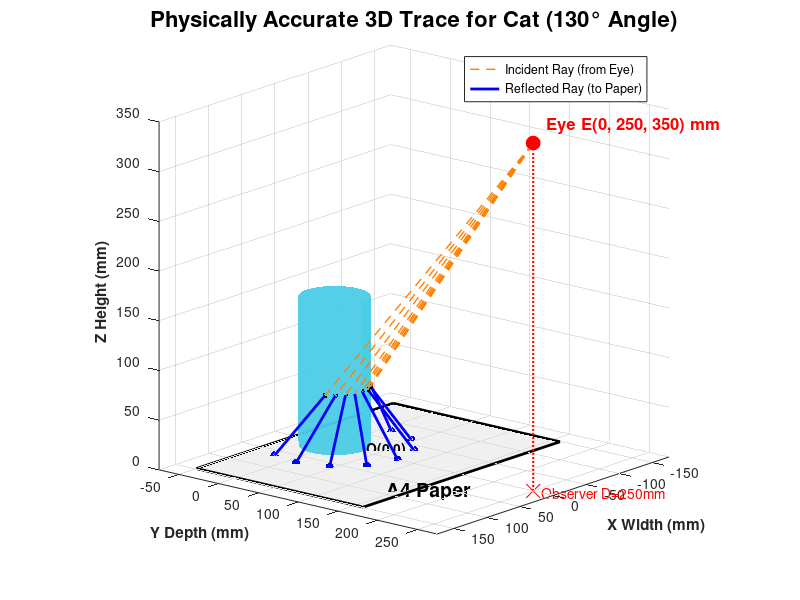

The MATLAB script that drew this image:
function render_3D_cat_system()
    % 注：当前按 130° 张角生成，用于大张角对照实验

    % 1. 小猫专属物理参数（单位：mm）
    R = 35; D = 250; zE = 350; H = 150;
    z_min = 2; z_max = 90;
    theta_max = 13 * pi / 18;  % 130度张角
    
    figure('Color', 'white', 'Position', [100, 100, 1000, 800]);
    hold on; grid on; view(3);
    
    % 2. 绘制 A4 纸平面 (Y轴范围: -50 到 160)
    paper_x = [-148.5, 148.5, 148.5, -148.5];
    paper_y = [-50, -50, 160, 160];
    paper_z = [0, 0, 0, 0];
    fill3(paper_x, paper_y, paper_z, [0.9 0.9 0.9], 'FaceAlpha', 0.6, 'EdgeColor', 'k', 'LineWidth', 2);
    text(90, 140, 0, 'A4 Paper', 'FontSize', 14, 'FontWeight', 'bold');
    
    % 3. 绘制实体不透明圆柱体 (灰色/青色表现实体)
    [THETA_CYL, Z_CYL] = meshgrid(linspace(0, 2*pi, 60), linspace(0, H, 50));
    X_CYL = R .* sin(THETA_CYL);
    Y_CYL = R .* cos(THETA_CYL);
    % 设为不透明
    surf(X_CYL, Y_CYL, Z_CYL, 'FaceColor', [0.3 0.8 0.9], 'EdgeColor', 'none', 'FaceAlpha', 0.95);
    
    plot3(0, 0, 0, 'k+', 'MarkerSize', 12, 'LineWidth', 2);
    text(20, 0, 0, 'Origin O(0,0)', 'FontSize', 10, 'FontWeight', 'bold');
    
    % 4. 绘制观察者眼点 E (在 +Y 区域，满足实心反射)
    eye_x = 0; eye_y = D; eye_z = zE;
    plot3(eye_x, eye_y, eye_z, 'ro', 'MarkerSize', 10, 'MarkerFaceColor', 'r');
    
    text(eye_x, eye_y + 10, eye_z + 20, sprintf(' Eye E(0, %.0f, %.0f) mm', D, zE), ...
        'FontSize', 12, 'Color', 'r', 'FontWeight', 'bold');
    
    % 辅助线与地面位置
    plot3([eye_x, eye_x], [eye_y, eye_y], [0, eye_z], 'r:', 'LineWidth', 1.5);
    plot3(eye_x, eye_y, 0, 'rx', 'MarkerSize', 10);
    text(eye_x, eye_y + 10, 0, sprintf('Observer D=%.0fmm', D), 'Color', 'r');
    
    % 5. 追踪同侧反射光线 (小猫 130°)
    thetas = linspace(-theta_max/2, theta_max/2, 9); % 采样 9 条线以表现 130° 的扇面
    mz = 60; % 采样高度
    
    for i = 1:length(thetas)
        th = thetas(i);
        % 击中圆柱的前表面 M
        mx = R * sin(th);
        my = R * cos(th);
        
        alpha = (zE - 2*mz) / (zE - mz);
        beta = mz / (zE - mz);
        rho = sqrt((alpha.*R).^2 + (beta.*D).^2 + 2.*alpha.*beta.*R.*D.*cos(th));
        y_term = alpha.*R.*sin(th) + beta.*D.*sin(2.*th);
        x_term = alpha.*R.*cos(th) + beta.*D.*cos(2.*th);
        phi = atan2(y_term, x_term);
        
        px = rho * sin(phi);
        py = rho * cos(phi); % 投影在 +Y
        pz = 0;
        
        % 画视线 (虚线)
        h1 = plot3([eye_x, mx], [eye_y, my], [eye_z, mz], '--', 'Color', [1, 0.5, 0], 'LineWidth', 1);
        % 画投影反射线 (实线)
        h2 = plot3([mx, px], [my, py], [mz, pz], '-', 'Color', 'b', 'LineWidth', 2);
        
        plot3(mx, my, mz, 'k.', 'MarkerSize', 12);
        plot3(px, py, pz, 'b.', 'MarkerSize', 18);
    end
    
    % 6. 设置与美化
    xlabel('X Width (mm)', 'FontWeight', 'bold');
    ylabel('Y Depth (mm)', 'FontWeight', 'bold');
    zlabel('Z Height (mm)', 'FontWeight', 'bold');
    title('Physically Accurate 3D Trace for Cat (130° Angle)', 'FontSize', 16);
    
    legend([h1, h2], {'Incident Ray (from Eye)', 'Reflected Ray (to Paper)'}, 'Location', 'northeast');
    
    axis equal; 
    % 摄像机机位：侧上方，清晰展示折线关系和极宽的扇面覆盖
    set(gca, 'CameraPosition', [600, 600, 400]); 
end
